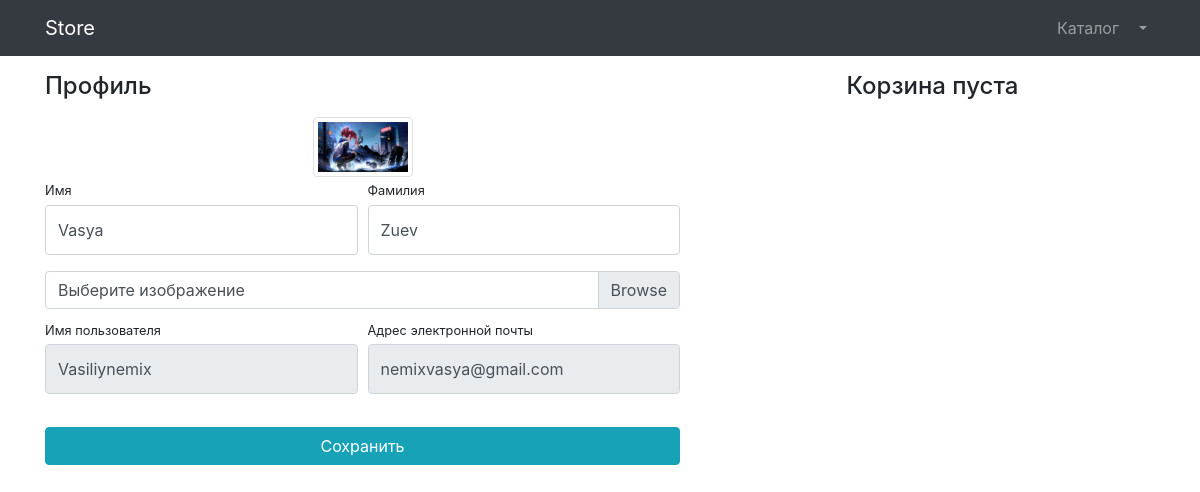
Before: /users/profile/6/ (signed in) with the older database file.
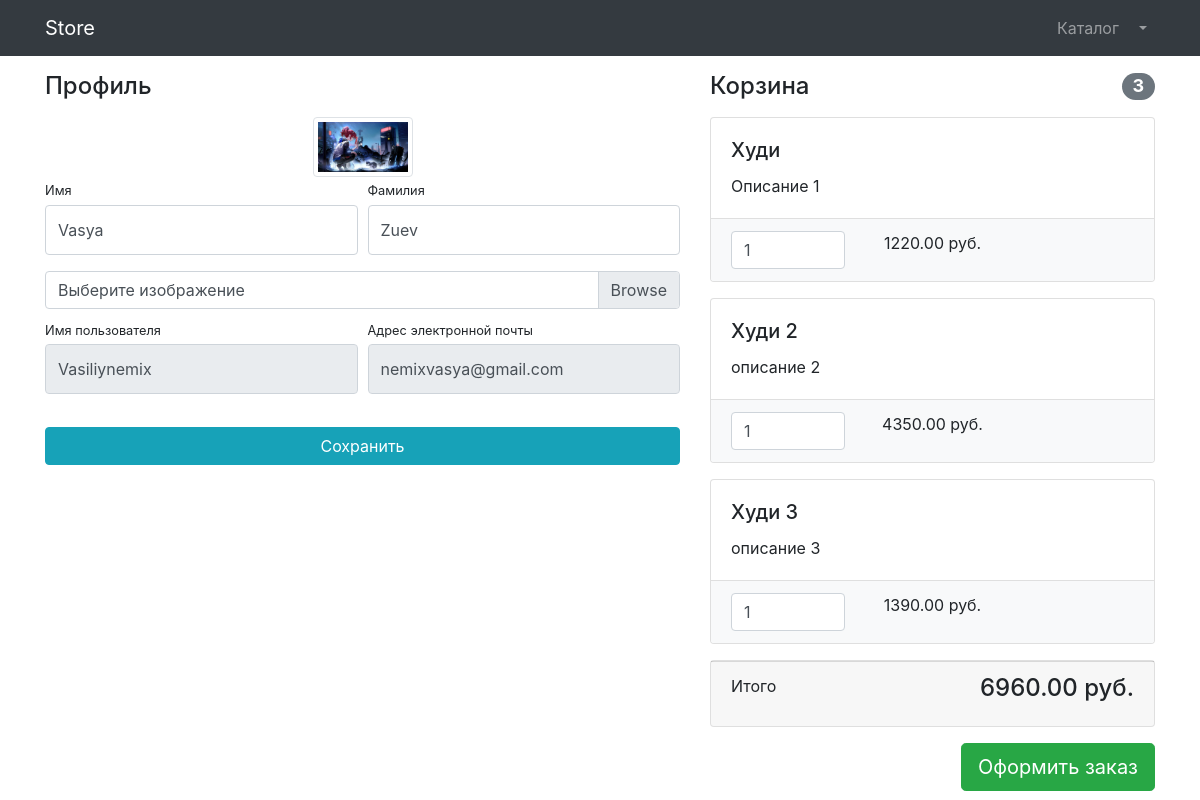
After: the same page with the newer database file.
### users/models.py (models this page shows)
class User(AbstractUser):
    image = models.ImageField(upload_to='users_images', null=True, blank=True)

### products/models.py (models this page shows, shortened)
class Basket(models.Model):
    user = models.ForeignKey(to=User, on_delete=models.CASCADE)
    product = models.ForeignKey(to=Product, on_delete=models.CASCADE)
    quantity = models.PositiveSmallIntegerField(default=0)
    created_timestamp = models.DateTimeField(auto_now_add=True)
    objects = BasketQuerySet.as_manager()
    def sum(self):
        return self.product.price * self.quantity

class Product(models.Model):
    name = models.CharField(max_length=256)
    description = models.TextField()
    price = models.DecimalField(max_digits=10, decimal_places=2)
    quantity = models.PositiveIntegerField(default=0)
    image = models.ImageField(upload_to='products_images')
    category = models.ForeignKey(to=ProductCategory, on_delete=models.CASCADE)
    class Meta:
        verbose_name = "product"
        verbose_name_plural = "products"

### users/views.py (the view, shortened to what this page needs)
# urls.py: path('profile/<int:pk>/', login_required(UserProfileView.as_view()), name='profile'),
class UserProfileView(UpdateView):
    model = User
    form_class = UserProfileForm
    template_name = 'users/profile.html'
    def get_context_data(self, **kwargs):
        context = super().get_context_data()
        context['title'] = 'Store - Личный кабинет'
        context['baskets'] = Basket.objects.filter(user=self.object)
        return context

### users/froms.py
class UserProfileForm(UserChangeForm):
    first_name = forms.CharField(widget=forms.TextInput(attrs={
        'class': 'form-control py-4',
    }))
    last_name = forms.CharField(widget=forms.TextInput(attrs={
            'class': 'form-control py-4',
    }))
    image = forms.ImageField(required=False, widget=forms.FileInput(attrs={
        'class': 'custom-file-input',
        'size': 50,
    }))
    username = forms.CharField(widget=forms.TextInput(attrs={
        'class': 'form-control py-4',
        'aria-describedby': 'usernameHelp',
        'readonly': True,
    }))
    email = forms.CharField(widget=forms.EmailInput(attrs={
        'class': 'form-control py-4',
        'aria-describedby': 'emailHelp',
        'readonly': True,
    }))
    class Meta:
        model = User
        fields = (
            'first_name',
            'last_name',
            'image',
            'username',
            'email',
        )

### products/models.py (called while the page is built)
    def total_sum(self):
        return sum(basket.sum() for basket in self)

    def total_quantity(self):
        return sum(basket.quantity for basket in self)

### users/templates/users/profile.html (shortened to what this page needs)
{% extends 'products/base.html' %}
{% load static %}
{% block css %}
    <link href="{% static 'vendor/css/profile.css' %}" rel="stylesheet">
{% endblock %}
{% block logo_link %}
    <a class="navbar-brand" href="{% url 'index' %}">Store</a>
{% endblock %}
{% block content %}
    <div class="container">
        <div class="row">
            <div class="col-lg-7">
                <h4 class="mt-3 mb-3">Профиль</h4>
                <div class="col-lg-12 text-center">
                    <img width="100" height="100"
                         src="{% if user.image %} {{ user.image.url }} {% else %} {% static 'vendor/img/users/default_avatar.jpg' %} {% endif %}"
                         class="img-thumbnail">
                </div>
                <form action="{% url 'users:profile' user.id %}" method="post" enctype="multipart/form-data">
                    <div class="form-row">
                        <div class="col-lg-6">
                            <div class="form-group">
                                <label class="small mb-1" for="{{ form.first_name.id_for_label }}">
                                    Имя
                                </label>
                                {{ form.first_name }}
                            </div>
                        </div>
                        <div class="col-lg-6">
                            <div class="form-group">
                                <label class="small mb-1" for="{{ form.last_name.id_for_label }}">
                                    Фамилия
                                </label>
                                {{ form.last_name }}
                            </div>
                        </div>
                    </div>
                    <div class="form-row mb-2">
                        <div class="col-lg-12">
                            <div class="custom-file">
                                <label class="custom-file-label" for="{{ form.image.id_for_label }}">
                                    Выберите изображение
                                </label>
                            </div>
                        </div>
                    </div>
                    <div class="form-row">
                        <div class="col-lg-6">
                            <label class="small mb-1" for="{{ form.username.id_for_label }}">
                                Имя пользователя
                            </label>
                            {{ form.username }}
                        </div>
                        <div class="col-lg-6">
                            <label class="small mb-1" for="{{ form.email.id_for_label }}">
                                Адрес электронной почты
                            </label>
                            {{ form.email }}
                        </div>
                    </div>
                    <div class="form-row">
                        <div class="col-lg-12" style="margin-top: 33px;">
                            <input class="btn btn-info btn-block" type="submit" value="Сохранить">
                        </div>
                    </div>
                </form>
            </div>
            <div class="col-lg-5">
                {% include 'products/baskets.html' %}
            </div>
        </div>
    </div>
{% endblock %}

### products/templates/products/base.html (shortened to what this page needs)
{% load static %}
<!DOCTYPE html>
<html lang="en">
<head>
    <link href="{% static 'vendor/bootstrap/css/bootstrap.min.css' %}" rel="stylesheet">
    {% block css %} {% endblock %}
</head>
<body>
<nav class="navbar navbar-expand-lg navbar-dark bg-dark fixed-top">
    <div class="container">
        {% block logo_link %} {% endblock %}
        <div class="collapse navbar-collapse" id="navbarResponsive">
            <ul class="navbar-nav ml-auto">
                <li class="nav-item">
                    <a class="nav-link" href="{% url 'products:index' %}">Каталог
                    </a>
                </li>
                {% if user.is_authenticated %}
                    <li class="nav-item dropdown">
                        <a class="nav-link dropdown-toggle" href="#" id="navbarDropdown" role="button"
                           data-bs-toggle="dropdown" aria-expanded="false">
                        </a>
                    </li>
                {% else %}
                    <li class="nav-item">
                        <a class="nav-link" href="{% url 'users:login' %}">Войти <i class="fas fa-sign-in-alt"></i></a>
                    </li>
                {% endif %}
            </ul>
        </div>
    </div>
</nav>
{% block content %} {% endblock %}
</body>
</html>

### products/templates/products/baskets.html (shortened to what this page needs)
{% if baskets %}
    <h4 class="mt-3 mb-3 d-flex justify-content-between align-items-center mb-3">
        Корзина <span class="badge badge-secondary badge-pill">{{ baskets.total_quantity }}</span>
    </h4>
    {% for basket in baskets %}
        <div class="card mb-3">
            <div class="card-body">
                <h5 class="card-title">{{ basket.product.name }}</h5>
                <p class="card-text">{{ basket.product.description }}</p>
            </div>
            <ul class="list-group list-group-flush">
                <li class="list-group-item bg-light">
                    <div class="row text-center">
                        <div class="col-lg-4">
                            <input name="basketID" type="number" class="form-control"
                                   value="{{ basket.quantity }}" min="0">
                        </div>
                        <div class="col-lg-4">{{ basket.sum }} руб.</div>
                        <div class="col-lg-4">
                        </div>
                    </div>
                </li>
            </ul>
        </div>
    {% endfor %}
    <div class="card mb-3">
        <div class="card-footer">
            <p class="float-left">Итого</p>
            <h4 class="float-right">{{ baskets.total_sum }} руб.</h4>
        </div>
    </div>
    <a class="btn btn-success btn-lg float-right" href="../orders/order-create.html">
        Оформить заказ
    </a>
{% else %}
    <h4 class="mt-3 mb-3 d-flex justify-content-center align-items-center mb-3">
        Корзина пуста
    </h4>
{% endif %}

Changed rows visible on the page:
added Basket: total_quantity "3", product.name "Худи", product.description "Описание 1", basketID "1", sum "1220.00", total_sum "6960.00"
added Basket: product.name "Худи 2", product.description "описание 2", basketID "1", sum "4350.00"
added Basket: product.name "Худи 3", product.description "описание 3", basketID "1", sum "1390.00"
Other visible differences:
text no longer shown: "Корзина пуста"
text now shown: "Корзина Итого руб. Оформить заказ"
